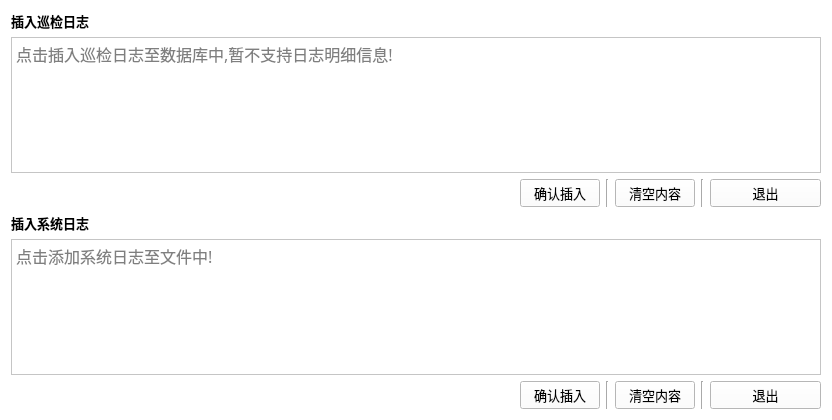
<?xml version="1.0" encoding="UTF-8"?>
<ui version="4.0">
 <class>thresholdset</class>
 <widget class="QWidget" name="thresholdset">
  <property name="geometry">
   <rect>
    <x>0</x>
    <y>0</y>
    <width>832</width>
    <height>420</height>
   </rect>
  </property>
  <property name="minimumSize">
   <size>
    <width>832</width>
    <height>420</height>
   </size>
  </property>
  <property name="maximumSize">
   <size>
    <width>832</width>
    <height>420</height>
   </size>
  </property>
  <property name="windowTitle">
   <string>thresholdset</string>
  </property>
  <property name="styleSheet">
   <string notr="true">background-color: rgb(255, 255, 255);</string>
  </property>
  <layout class="QVBoxLayout" name="verticalLayout_2">
   <item>
    <layout class="QVBoxLayout" name="verticalLayout">
     <item>
      <widget class="QLabel" name="label_2">
       <property name="font">
        <font>
         <family>宋体</family>
         <pointsize>10</pointsize>
         <weight>75</weight>
         <italic>false</italic>
         <bold>true</bold>
        </font>
       </property>
       <property name="text">
        <string>插入巡检日志</string>
       </property>
      </widget>
     </item>
     <item>
      <widget class="QTextEdit" name="textEdit">
       <property name="font">
        <font>
         <family>宋体</family>
         <pointsize>12</pointsize>
        </font>
       </property>
       <property name="placeholderText">
        <string>点击插入巡检日志至数据库中,暂不支持日志明细信息!</string>
       </property>
      </widget>
     </item>
     <item>
      <layout class="QHBoxLayout" name="horizontalLayout">
       <item>
        <spacer name="horizontalSpacer">
         <property name="orientation">
          <enum>Qt::Horizontal</enum>
         </property>
         <property name="sizeHint" stdset="0">
          <size>
           <width>40</width>
           <height>20</height>
          </size>
         </property>
        </spacer>
       </item>
       <item>
        <widget class="QPushButton" name="pushButton_2">
         <property name="font">
          <font>
           <family>宋体</family>
           <pointsize>10</pointsize>
          </font>
         </property>
         <property name="cursor">
          <cursorShape>PointingHandCursor</cursorShape>
         </property>
         <property name="styleSheet">
          <string notr="true">background-color: rgb(255, 255, 255);</string>
         </property>
         <property name="text">
          <string>确认插入</string>
         </property>
         <property name="icon">
          <iconset resource="../../../Resource.qrc">
           <normaloff>:/res/action/syslog.ico</normaloff>:/res/action/syslog.ico</iconset>
         </property>
         <property name="iconSize">
          <size>
           <width>30</width>
           <height>20</height>
          </size>
         </property>
        </widget>
       </item>
       <item>
        <widget class="Line" name="line">
         <property name="orientation">
          <enum>Qt::Vertical</enum>
         </property>
        </widget>
       </item>
       <item>
        <widget class="QPushButton" name="pushButton">
         <property name="font">
          <font>
           <family>宋体</family>
           <pointsize>10</pointsize>
          </font>
         </property>
         <property name="cursor">
          <cursorShape>PointingHandCursor</cursorShape>
         </property>
         <property name="styleSheet">
          <string notr="true">background-color: rgb(255, 255, 255);</string>
         </property>
         <property name="text">
          <string>清空内容</string>
         </property>
         <property name="icon">
          <iconset resource="../../../Resource.qrc">
           <normaloff>:/res/tab/clear.ico</normaloff>:/res/tab/clear.ico</iconset>
         </property>
         <property name="iconSize">
          <size>
           <width>30</width>
           <height>20</height>
          </size>
         </property>
        </widget>
       </item>
       <item>
        <widget class="Line" name="line_4">
         <property name="orientation">
          <enum>Qt::Vertical</enum>
         </property>
        </widget>
       </item>
       <item>
        <widget class="QPushButton" name="pushButton_6">
         <property name="minimumSize">
          <size>
           <width>111</width>
           <height>0</height>
          </size>
         </property>
         <property name="font">
          <font>
           <family>宋体</family>
           <pointsize>10</pointsize>
          </font>
         </property>
         <property name="cursor">
          <cursorShape>PointingHandCursor</cursorShape>
         </property>
         <property name="styleSheet">
          <string notr="true">background-color: rgb(255, 255, 255);</string>
         </property>
         <property name="text">
          <string>退出</string>
         </property>
         <property name="icon">
          <iconset resource="../../../Resource.qrc">
           <normaloff>:/res/action/close.png</normaloff>:/res/action/close.png</iconset>
         </property>
         <property name="iconSize">
          <size>
           <width>30</width>
           <height>20</height>
          </size>
         </property>
        </widget>
       </item>
      </layout>
     </item>
    </layout>
   </item>
   <item>
    <layout class="QVBoxLayout" name="verticalLayout_3">
     <item>
      <widget class="QLabel" name="label">
       <property name="font">
        <font>
         <family>宋体</family>
         <pointsize>10</pointsize>
         <weight>75</weight>
         <italic>false</italic>
         <bold>true</bold>
         <underline>false</underline>
         <strikeout>false</strikeout>
        </font>
       </property>
       <property name="text">
        <string>插入系统日志</string>
       </property>
      </widget>
     </item>
     <item>
      <widget class="QTextEdit" name="textEdit_2">
       <property name="font">
        <font>
         <family>宋体</family>
         <pointsize>12</pointsize>
        </font>
       </property>
       <property name="placeholderText">
        <string>点击添加系统日志至文件中!</string>
       </property>
      </widget>
     </item>
     <item>
      <layout class="QHBoxLayout" name="horizontalLayout_2">
       <item>
        <spacer name="horizontalSpacer_2">
         <property name="orientation">
          <enum>Qt::Horizontal</enum>
         </property>
         <property name="sizeHint" stdset="0">
          <size>
           <width>40</width>
           <height>20</height>
          </size>
         </property>
        </spacer>
       </item>
       <item>
        <widget class="QPushButton" name="pushButton_3">
         <property name="font">
          <font>
           <family>宋体</family>
           <pointsize>10</pointsize>
          </font>
         </property>
         <property name="cursor">
          <cursorShape>PointingHandCursor</cursorShape>
         </property>
         <property name="styleSheet">
          <string notr="true">background-color: rgb(255, 255, 255);</string>
         </property>
         <property name="text">
          <string>确认插入</string>
         </property>
         <property name="icon">
          <iconset resource="../../../Resource.qrc">
           <normaloff>:/res/action/syslog.ico</normaloff>:/res/action/syslog.ico</iconset>
         </property>
         <property name="iconSize">
          <size>
           <width>30</width>
           <height>20</height>
          </size>
         </property>
        </widget>
       </item>
       <item>
        <widget class="Line" name="line_2">
         <property name="orientation">
          <enum>Qt::Vertical</enum>
         </property>
        </widget>
       </item>
       <item>
        <widget class="QPushButton" name="pushButton_4">
         <property name="font">
          <font>
           <family>宋体</family>
           <pointsize>10</pointsize>
          </font>
         </property>
         <property name="cursor">
          <cursorShape>PointingHandCursor</cursorShape>
         </property>
         <property name="styleSheet">
          <string notr="true">background-color: rgb(255, 255, 255);</string>
         </property>
         <property name="text">
          <string>清空内容</string>
         </property>
         <property name="icon">
          <iconset resource="../../../Resource.qrc">
           <normaloff>:/res/tab/clear.ico</normaloff>:/res/tab/clear.ico</iconset>
         </property>
         <property name="iconSize">
          <size>
           <width>30</width>
           <height>20</height>
          </size>
         </property>
        </widget>
       </item>
       <item>
        <widget class="Line" name="line_3">
         <property name="orientation">
          <enum>Qt::Vertical</enum>
         </property>
        </widget>
       </item>
       <item>
        <widget class="QPushButton" name="pushButton_5">
         <property name="minimumSize">
          <size>
           <width>111</width>
           <height>0</height>
          </size>
         </property>
         <property name="font">
          <font>
           <family>宋体</family>
           <pointsize>10</pointsize>
          </font>
         </property>
         <property name="cursor">
          <cursorShape>PointingHandCursor</cursorShape>
         </property>
         <property name="styleSheet">
          <string notr="true">background-color: rgb(255, 255, 255);</string>
         </property>
         <property name="text">
          <string>退出</string>
         </property>
         <property name="icon">
          <iconset resource="../../../Resource.qrc">
           <normaloff>:/res/action/close.png</normaloff>:/res/action/close.png</iconset>
         </property>
         <property name="iconSize">
          <size>
           <width>30</width>
           <height>20</height>
          </size>
         </property>
        </widget>
       </item>
      </layout>
     </item>
    </layout>
   </item>
  </layout>
 </widget>
 <resources>
  <include location="../../../Resource.qrc"/>
 </resources>
 <connections/>
</ui>
